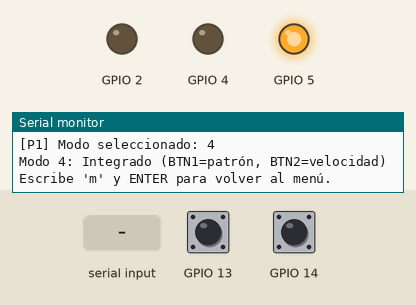
Recording of a program running on a simulated ESP32. Parts: output pins drawn as LEDs (lit = HIGH), the last lines printed to the serial monitor. Dashed ring = blinking. The test bench sets the inputs (shaded band); at power-on: GPIO 13 HIGH, GPIO 14 HIGH.

Above: at 6.2 s.
6.3 s: GPIO 13 pulled LOW for 0.15 s
At 7.9 s:
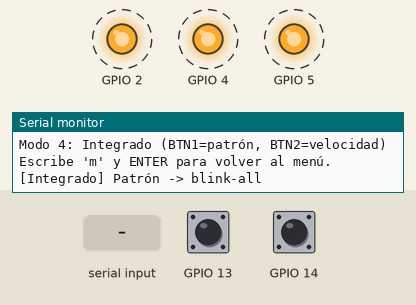
9.4 s: GPIO 14 pulled LOW for 0.15 s
12.4 s: "m90\n" received over Serial
At 12.7 s:
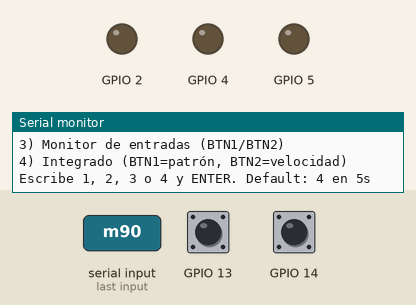
13.9 s: "30,150\n" received over Serial
15.4 s: GPIO 13 pulled LOW for 1 s
At 16.3 s:
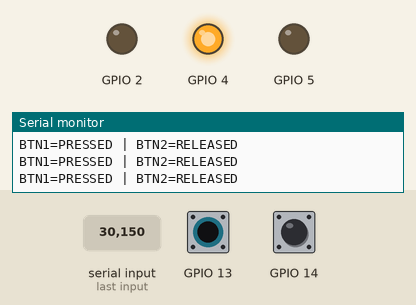
18.0 s: GPIO 14 pulled LOW for 1 s
At 20.4 s:
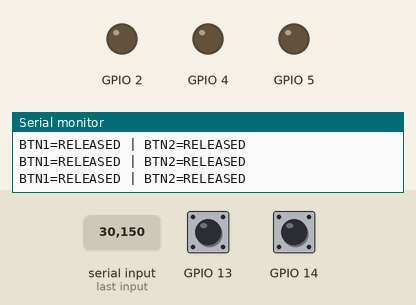
Timing chart, 0 to 21.6 s (numbered marks = the images above; inputs shaded):
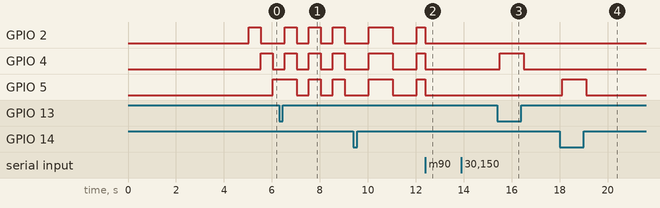

The program:

main.cpp
```cpp
#include <Arduino.h>
#include "board_config.h"
#include "practices/practice.h"
#include "common/utils.h"

#ifndef PRACTICE
#define PRACTICE 1
#endif

void setup() {
  Serial.begin(115200);
  #if defined(ARDUINO_ARCH_RP2040)
  while (!Serial && millis() < 2000) {}
  #endif
  Serial.println();
  Serial.print("SISELA Unified — Practice ");
  Serial.println(STRINGIFY(PRACTICE));
  Serial.print("Platform: ");
  #if defined(ARDUINO_ARCH_ESP32)
    Serial.println("ESP32");
  #elif defined(ARDUINO_ARCH_RP2040)
    Serial.println("RP2040");
  #else
    Serial.println("Unknown");
  #endif

  board::init();
  practices::setup();
}

void loop() {
  practices::loop();
}
```

practice.h
```cpp
#pragma once

namespace practices {
  void setup();
  void loop();
}
```

esc.h
```cpp
#pragma once
#include <Arduino.h>

#ifdef ARDUINO_ARCH_ESP32
#include <ESP32Servo.h>
#endif

// ============================================================================
// esc.h — Control de ESC (Electronic Speed Controller) para motores
// brushless (p. ej. 2212) mediante señal PWM tipo servo: 50 Hz, 1000-2000 us.
//
// Máquina de estados fail-safe: throttle() se niega (-1) si no se armó antes
// con arm(). Ver MicroPython/*/P8/lib/esc.py y docs/dron_2212.md para la
// documentación completa de seguridad (retirar hélices, alimentación LiPo
// dedicada, secuencia de armado, parada de emergencia).
// ============================================================================

class ESC {
#ifdef ARDUINO_ARCH_ESP32
  Servo _servo;
#endif
  int _pin = -1;
  int _minUs = 1000, _maxUs = 2000;
  bool _armed = false;
  float _throttle = 0.0f;

  void pulseUs(int us) {
    if (us < _minUs) us = _minUs;
    if (us > _maxUs) us = _maxUs;
#ifdef ARDUINO_ARCH_ESP32
    _servo.writeMicroseconds(us);
#elif defined(ARDUINO_ARCH_RP2040)
    analogWrite(_pin, us);
#endif
  }

 public:
  void begin(int pin, int minUs = 1000, int maxUs = 2000) {
    _pin = pin; _minUs = minUs; _maxUs = maxUs;
    if (_pin < 0) return;
#ifdef ARDUINO_ARCH_ESP32
    _servo.attach(_pin, minUs, maxUs);
#elif defined(ARDUINO_ARCH_RP2040)
    pinMode(_pin, OUTPUT);
    analogWriteFreq(50);
    analogWriteRange(20000);  // permite escribir directamente en microsegundos
#endif
    pulseUs(minUs);  // señal segura desde el arranque
  }

  // Secuencia de armado: throttle mínimo sostenido holdMs. Ejecutar SIN
  // hélices. BLOQUEA durante holdMs (uso educativo en banco de pruebas).
  void arm(uint32_t holdMs = 2000) {
    if (_pin < 0) return;
    pulseUs(_minUs);
    delay(holdMs);
    _armed = true;
    _throttle = 0.0f;
  }

  bool armed() const { return _armed; }

  // Retorna el throttle aplicado, o -1 si el ESC no está armado.
  float throttle(float percent) {
    if (!_armed) return -1.0f;
    if (percent < 0) percent = 0; if (percent > 100) percent = 100;
    int us = _minUs + (int)((percent / 100.0f) * (_maxUs - _minUs));
    pulseUs(us);
    _throttle = percent;
    return percent;
  }

  float getThrottle() const { return _throttle; }
  float pulseUsNow() const { return _minUs + (_throttle / 100.0f) * (_maxUs - _minUs); }

  void stop() { pulseUs(_minUs); _throttle = 0.0f; }
  void disarm() { stop(); _armed = false; }
};

// Conjunto de 4 ESC (M1..M4) para un cuadricóptero en configuración X.
class QuadESC {
  ESC _esc[4];
 public:
  void begin(const int pins[4], int minUs = 1000, int maxUs = 2000) {
    for (int i = 0; i < 4; i++) _esc[i].begin(pins[i], minUs, maxUs);
  }
  ESC& motor(int i) { return _esc[i]; }
  void armAll(uint32_t holdMs = 2000) { for (int i = 0; i < 4; i++) _esc[i].arm(holdMs); }
  void setAll(const float t[4]) { for (int i = 0; i < 4; i++) _esc[i].throttle(t[i]); }
  void emergencyStop() { for (int i = 0; i < 4; i++) _esc[i].stop(); }
  void disarmAll() { for (int i = 0; i < 4; i++) _esc[i].disarm(); }
  bool anyArmed() { for (int i = 0; i < 4; i++) if (_esc[i].armed()) return true; return false; }
};
```

flight_controls.h
```cpp
#pragma once
#include <Arduino.h>
#include "pins/pins.h"

#ifdef ARDUINO_ARCH_ESP32
#include <ESP32Servo.h>
#elif defined(ARDUINO_ARCH_RP2040)
// RP2040 usa PWM nativo para servos (50 Hz, 1000-2000 µs)
#endif

// Control de servos R/C con PWM de 50 Hz real
// ESP32: usa librería ESP32Servo
// RP2040: usa PWM nativo (analogWriteFreq + analogWrite)
class FlightControls {
#ifdef ARDUINO_ARCH_ESP32
  Servo _servoAil, _servoElev;
#elif defined(ARDUINO_ARCH_RP2040)
  int _ail = -1, _elev = -1;
#endif
  int _ailAngle = 90, _elevAngle = 90;

public:
  void begin(int ail = PIN_SERVO_AILERON, int elev = PIN_SERVO_ELEVATOR) {
#ifdef ARDUINO_ARCH_ESP32
    // ESP32Servo: attach con rango 1000-2000 µs (estándar R/C)
    if (ail >= 0) {
      _servoAil.attach(ail, 1000, 2000);
      _servoAil.write(90); // Centro inicial
    }
    if (elev >= 0) {
      _servoElev.attach(elev, 1000, 2000);
      _servoElev.write(90);
    }
#elif defined(ARDUINO_ARCH_RP2040)
    // RP2040: PWM nativo a 50 Hz con analogWriteFreq
    _ail = ail; _elev = elev;
    if (_ail >= 0) {
      pinMode(_ail, OUTPUT);
      analogWriteFreq(50); // 50 Hz para servos R/C
      analogWriteRange(20000); // Periodo 20 ms = 20000 µs
      setAileron(90); // Centro inicial
    }
    if (_elev >= 0) {
      pinMode(_elev, OUTPUT);
      analogWriteFreq(50);
      analogWriteRange(20000);
      setElevator(90);
    }
#endif
  }

  void setAileron(int angle) {
    _ailAngle = constrain(angle, 0, 180);
#ifdef ARDUINO_ARCH_ESP32
    if (_servoAil.attached()) _servoAil.write(_ailAngle);
#elif defined(ARDUINO_ARCH_RP2040)
    if (_ail >= 0) {
      // Mapear 0-180° a 1000-2000 µs
      int pulseWidth = map(_ailAngle, 0, 180, 1000, 2000);
      analogWrite(_ail, pulseWidth);
    }
#endif
  }

  void setElevator(int angle) {
    _elevAngle = constrain(angle, 0, 180);
#ifdef ARDUINO_ARCH_ESP32
    if (_servoElev.attached()) _servoElev.write(_elevAngle);
#elif defined(ARDUINO_ARCH_RP2040)
    if (_elev >= 0) {
      int pulseWidth = map(_elevAngle, 0, 180, 1000, 2000);
      analogWrite(_elev, pulseWidth);
    }
#endif
  }

  int aileron() const { return _ailAngle; }
  int elevator() const { return _elevAngle; }
};
```

landing_gear.h
```cpp
#pragma once
#include <Arduino.h>
#include "pins/pins.h"

class LandingGear {
public:
  void begin() {
    #if defined(STEPPER_ULN2003)
      if (PIN_STEPPER_IN1 >= 0) pinMode(PIN_STEPPER_IN1, OUTPUT);
      if (PIN_STEPPER_IN2 >= 0) pinMode(PIN_STEPPER_IN2, OUTPUT);
      if (PIN_STEPPER_IN3 >= 0) pinMode(PIN_STEPPER_IN3, OUTPUT);
      if (PIN_STEPPER_IN4 >= 0) pinMode(PIN_STEPPER_IN4, OUTPUT);
    #else
      if (PIN_STEPPER_STEP >= 0) pinMode(PIN_STEPPER_STEP, OUTPUT);
      if (PIN_STEPPER_DIR >= 0) pinMode(PIN_STEPPER_DIR, OUTPUT);
      if (PIN_STEPPER_EN >= 0) { pinMode(PIN_STEPPER_EN, OUTPUT); digitalWrite(PIN_STEPPER_EN, LOW); }
    #endif
    if (PIN_ENDSTOP >= 0) pinMode(PIN_ENDSTOP, INPUT_PULLUP);
  }

  void stepperStep(int steps, bool dirCW = true, unsigned usDelay = 800) {
    #if defined(STEPPER_ULN2003)
      static const uint8_t seq[8][4] = {
        {1,0,0,0},{1,1,0,0},{0,1,0,0},{0,1,1,0},
        {0,0,1,0},{0,0,1,1},{0,0,0,1},{1,0,0,1}
      };
      int idx = 0;
      for (int s=0; s<abs(steps); ++s) {
        const uint8_t* st = seq[idx];
        digitalWrite(PIN_STEPPER_IN1, st[0]);
        digitalWrite(PIN_STEPPER_IN2, st[1]);
        digitalWrite(PIN_STEPPER_IN3, st[2]);
        digitalWrite(PIN_STEPPER_IN4, st[3]);
        delayMicroseconds(usDelay);
        idx += dirCW ? 1 : -1;
        if (idx < 0) idx = 7; else if (idx > 7) idx = 0;
      }
    #else
      if (PIN_STEPPER_DIR >= 0) digitalWrite(PIN_STEPPER_DIR, dirCW ? HIGH : LOW);
      for (int s=0; s<abs(steps); ++s) {
        digitalWrite(PIN_STEPPER_STEP, HIGH);
        delayMicroseconds(usDelay);
        digitalWrite(PIN_STEPPER_STEP, LOW);
        delayMicroseconds(usDelay);
      }
    #endif
  }

  bool endstopActive() const {
    if (PIN_ENDSTOP < 0) return false;
    return digitalRead(PIN_ENDSTOP) == LOW; // activo a GND
  }
};
```

propulsion.h
```cpp
#pragma once
#include <Arduino.h>
#include "pins/pins.h"

// PropulsionSystem — control de potencia por PWM (motor DC / MOSFET / ESC).
//
// API en PORCENTAJE (0–100), no en fracción 0–1. Se usa desde P6 (conmutación
// de potencia) y P8 (propulsión + módulo de dron). `setThrottle()` acepta
// cualquier valor y lo recorta a [0,100] antes de convertirlo a duty de 8
// bits (analogWrite).
class PropulsionSystem {
  int _pin = -1;
  float _throttle = 0.0f;  // último valor aplicado, en %
 public:
  void begin(int pin = PIN_PWM_MOTOR) {
    _pin = pin;
    if (_pin >= 0) {
      pinMode(_pin, OUTPUT);
      analogWrite(_pin, 0);
    }
    _throttle = 0.0f;
  }

  // percent: 0–100. Valores fuera de rango se recortan (no se interpretan
  // como fracción 0–1).
  float setThrottle(float percent) {
    if (_pin < 0) return 0.0f;
    if (percent < 0) percent = 0; if (percent > 100) percent = 100;
    _throttle = percent;
    int duty = (int)((percent / 100.0f) * 255.0f + 0.5f);
    analogWrite(_pin, duty);
    return _throttle;
  }

  float getThrottle() const { return _throttle; }

  void emergencyStop() { setThrottle(0); }

  // Rampa suave bloqueante (uso educativo en banco de pruebas).
  void rampTo(float targetPercent, uint32_t durationMs = 2000, int steps = 20) {
    float start = _throttle;
    if (targetPercent < 0) targetPercent = 0; if (targetPercent > 100) targetPercent = 100;
    uint32_t stepDelay = durationMs / (steps > 0 ? steps : 1);
    float delta = (targetPercent - start) / steps;
    for (int i = 0; i < steps; i++) {
      setThrottle(start + delta * (i + 1));
      delay(stepDelay);
    }
  }
};
```

quad_mixer.h
```cpp
#pragma once

// ============================================================================
// quad_mixer.h — Mezclador de control para cuadricóptero en configuración X.
// Ver MicroPython/*/P8/lib/quad_mixer.py para el diagrama y las ecuaciones.
//
//     M1 = throttle + roll - pitch + yaw   (front-left,  CW)
//     M2 = throttle - roll - pitch - yaw   (front-right, CCW)
//     M3 = throttle + roll + pitch - yaw   (rear-left,   CCW)
//     M4 = throttle - roll + pitch + yaw   (rear-right,  CW)
//
// Lazo abierto (sin IMU ni PID) — capa de actuación de bajo nivel. Ver
// docs/dron_2212.md, "Ruta de extensión a vuelo estabilizado".
// ============================================================================

inline void mixX(float throttle, float roll, float pitch, float yaw,
                 float out[4], float authority = 0.5f) {
  float r = roll * authority, p = pitch * authority, y = yaw * authority;
  float raw[4] = {
    throttle + r - p + y,
    throttle - r - p - y,
    throttle + r + p - y,
    throttle - r + p + y,
  };
  for (int i = 0; i < 4; i++) {
    float v = raw[i];
    out[i] = v < 0.0f ? 0.0f : (v > 100.0f ? 100.0f : v);
  }
}
```

sensors.h
```cpp
#pragma once
#include <Arduino.h>
#include "pins/pins.h"

class FlightSensors {
public:
  void begin() {
    // No special init needed for basic analogRead
  }
  int readRaw(int pin) {
    if (pin < 0) return -1;
    return analogRead(pin);
  }
  float readNorm(int pin) {
    int v = readRaw(pin);
    if (v < 0) return -1.0f;
    #if defined(ARDUINO_ARCH_ESP32)
      return v / 4095.0f;
    #elif defined(ARDUINO_ARCH_RP2040)
      return v / 1023.0f; // Arduino core Pico default 10-bit
    #else
      return v / 1023.0f;
    #endif
  }
  float altitude() { return readNorm(PIN_ADC_ALTITUDE); }
  float speed()    { return readNorm(PIN_ADC_SPEED); }
  float attitude() { return readNorm(PIN_ADC_ATTITUDE); }
  float light()    { return readNorm(PIN_ADC_LIGHT); }
};
```

utils.h
```cpp
#pragma once

#define STR_IMPL(x) #x
#define STRINGIFY(x) STR_IMPL(x)

inline void delay_ms(unsigned long ms) {
  delay(ms);
}
```

p2.cpp
```cpp
#include <Arduino.h>
#include "practices/practice.h"
#include "board_config.h"
#include "common/utils.h"
#include "pins/pins.h"

#if PRACTICE==2
// P2: Sistema de Adquisición Analógica con Codificación ARINC 429
//
// Funcionalidad completa (4 casos integrados):
//   Caso 1: ADC + Media Móvil  -> voltaje + ángulo del potenciómetro
//   Caso 2: Indicador de Flaps -> mapeo a 0-45° con alerta de sobre-extensión
//   Caso 3: ARINC 429 BNR      -> empaquetado 32 bits (Label 270, paridad impar)
//   Caso 4: Falla de Sensor    -> detección fuera de rango, SSM = Failure
//
// Salida CSV:
//   t_ms,raw,avg,voltage_v,angle_deg,flap_deg,ssm,arinc_hex

// ------------ Parámetros ------------
static int adcPin = -1;
static uint32_t lastRead = 0;

static constexpr float VREF = 3.3f;
static constexpr float ANGLE_MAX_DEG = 300.0f;
static constexpr float FLAP_MAX_DEG = 45.0f;
static constexpr float FLAP_ALERT_DEG = 40.0f;
static constexpr uint16_t ARINC_LABEL_OCT = 0270;  // Octal 270 = 0xB8

#ifdef ARDUINO_ARCH_ESP32
  static constexpr int ADC_MAX_VAL = 4095;    // 12 bits
#elif defined(ARDUINO_ARCH_RP2040)
  static constexpr int ADC_MAX_VAL = 1023;    // 10 bits (Arduino framework)
#else
  static constexpr int ADC_MAX_VAL = 4095;
#endif

static constexpr int UMBRAL_MIN = (int)(ADC_MAX_VAL * 0.02f);
static constexpr int UMBRAL_MAX = (int)(ADC_MAX_VAL * 0.98f);

// ------------ Media Móvil ------------
static constexpr int MA_SIZE = 8;
static int maBuf[MA_SIZE] = {0};
static long maSum = 0;
static int maIdx = 0;
static int maCount = 0;

static int maAdd(int x) {
    maSum -= maBuf[maIdx];
    maBuf[maIdx] = x;
    maSum += x;
    maIdx = (maIdx + 1) % MA_SIZE;
    if (maCount < MA_SIZE) maCount++;
    return (int)(maSum / maCount);
}

// ------------ ARINC 429 BNR (Caso 3) ------------
static uint32_t generarArincWord(uint16_t labelOct, int datoAdc, uint8_t ssm) {
    // Label: bits 1-8 (ya en octal como entero)
    uint32_t word = ((uint32_t)ssm << 29) | ((uint32_t)datoAdc << 10) | (uint32_t)labelOct;
    // Paridad impar (bit 32, posición 31)
    int ones = 0;
    uint32_t tmp = word;
    while (tmp) { ones += (tmp & 1); tmp >>= 1; }
    if (ones % 2 == 0) word |= (1UL << 31);
    return word;
}

// ------------ Detección de falla (Caso 4) ------------
static uint8_t detectarFalla(int raw) {
    if (raw < UMBRAL_MIN || raw > UMBRAL_MAX) return 0b00; // Failure Warning
    return 0b11; // Normal Operation
}

namespace practices {
  void setup() {
    Serial.println("[P2] ADC + ARINC 429 - Sistema Integrado");

    adcPin = pins().adc_altitude;
    if (adcPin < 0) {
      Serial.println("ERROR: Pin ADC no definido para P2.");
      return;
    }

    Serial.print("Pin ADC: ");
    Serial.println(adcPin);
    pinMode(adcPin, INPUT);

#ifdef ARDUINO_ARCH_ESP32
    Serial.println("Plataforma: ESP32 (12-bit ADC, 0-4095)");
#elif defined(ARDUINO_ARCH_RP2040)
    Serial.println("Plataforma: RP2040 (10-bit ADC, 0-1023)");
#endif

    Serial.println("t_ms,raw,avg,voltage_v,angle_deg,flap_deg,ssm,arinc_hex");
  }

  void loop() {
    if (adcPin < 0) return;

    if (millis() - lastRead >= 10) {  // 100 Hz
      uint32_t t = millis();
      lastRead = t;

      int raw = analogRead(adcPin);
      int avg = maAdd(raw);
      float voltage = ((float)avg / ADC_MAX_VAL) * VREF;
      float angle = (voltage / VREF) * ANGLE_MAX_DEG;
      float flap = (voltage / VREF) * FLAP_MAX_DEG;

      // Caso 4: detección de falla
      uint8_t ssm = detectarFalla(raw);

      // Caso 3: codificación ARINC 429
      uint32_t arincWord = generarArincWord(ARINC_LABEL_OCT, avg, ssm);

      // Salida CSV
      const char* ssmStr = (ssm == 0b11) ? "OK" : "FAIL";
      char buf[100];
      snprintf(buf, sizeof(buf), "%lu,%d,%d,%.3f,%.1f,%.1f,%s,0x%08lX",
               (unsigned long)t, raw, avg, voltage, angle, flap,
               ssmStr, (unsigned long)arincWord);
      Serial.println(buf);
    }
  }
}
#endif
```

board_config.h
```cpp
#pragma once

#include <stdarg.h>
#include <stdio.h>

// Selección de configuración por plataforma
#ifdef ARDUINO_ARCH_ESP32
  #include "config/esp32.h"
#elif defined(ARDUINO_ARCH_RP2040)
  #include "config/rp2040.h"
#else
  #warning "Plataforma no detectada; usando configuración ESP32 por defecto"
  #include "config/esp32.h"
#endif

// El core Arduino-mbed de RP2040 (`platform = raspberrypi`) no implementa
// Stream::printf / Serial.printf (a diferencia del core ESP32). Se emula con
// vsnprintf + print() para que el mismo código sirva en ambas plataformas.
inline void serialPrintf(Stream &io, const char *fmt, ...) {
  char buf[160];
  va_list args;
  va_start(args, fmt);
  vsnprintf(buf, sizeof(buf), fmt, args);
  va_end(args);
  io.print(buf);
}
```

esp32.h
```cpp
#pragma once
#include <Arduino.h>

namespace board {
  // LED integrado común en ESP32 DevKit V1
  static constexpr int LED_PIN = 2;
  inline void init() {
    pinMode(LED_PIN, OUTPUT);
    digitalWrite(LED_PIN, LOW);
  }
  inline void led_on()  { digitalWrite(LED_PIN, HIGH); }
  inline void led_off() { digitalWrite(LED_PIN, LOW); }
}
```

pins.h
```cpp
#pragma once
#include "pins_types.h"
#include "../board_config.h"

#if PRACTICE < 1 || PRACTICE > 8
  #error "PRACTICE debe estar entre 1 y 8"
#endif

#ifdef ARDUINO_ARCH_ESP32
  #include "pins_esp32.h"
  inline const Pins& pins() { return PINS_TABLE_ESP32[PRACTICE]; }
#elif defined(ARDUINO_ARCH_RP2040)
  #include "pins_rp2040.h"
  inline const Pins& pins() { return PINS_TABLE_RP2040[PRACTICE]; }
#else
  #include "pins_esp32.h"
  inline const Pins& pins() { return PINS_TABLE_ESP32[PRACTICE]; }
#endif

// Macros de conveniencia
#define PIN_ADC_ALTITUDE  (pins().adc_altitude)
#define PIN_ADC_SPEED     (pins().adc_speed)
#define PIN_ADC_ATTITUDE  (pins().adc_attitude)
#define PIN_ADC_LIGHT     (pins().adc_light)
#define PIN_SERVO_AILERON (pins().servo_aileron)
#define PIN_SERVO_ELEVATOR (pins().servo_elevator)
#define PIN_PWM_MOTOR     (pins().pwm_motor)
#define PIN_ENDSTOP       (pins().endstop)

// Selección de driver de stepper
#if defined(STEPPER_ULN2003)
  #define PIN_STEPPER_IN1 (pins().uln2003.in1)
  #define PIN_STEPPER_IN2 (pins().uln2003.in2)
  #define PIN_STEPPER_IN3 (pins().uln2003.in3)
  #define PIN_STEPPER_IN4 (pins().uln2003.in4)
#else
  // Por defecto A4988
  #define PIN_STEPPER_STEP (pins().a4988.step)
  #define PIN_STEPPER_DIR  (pins().a4988.dir)
  #define PIN_STEPPER_EN   (pins().a4988.en)
#endif
```

Source omitted: siglab.h (8847 bytes), p1.cpp (7660 bytes), p3.cpp (10581 bytes), p4.cpp (11402 bytes), p5.cpp (5833 bytes), p6.cpp (4508 bytes), p7.cpp (9074 bytes), p8.cpp (15434 bytes), pins_esp32.h (2719 bytes), pins_types.h (755 bytes)

Measured:
- after the input at 6.3 s, GPIO 2: alternates HIGH for 0.50 s and LOW for 0.50 s, starting after 1.2 s; GPIO 4: alternates HIGH for 0.50 s and LOW for 0.50 s, starting after 0.23 s; GPIO 5: alternates HIGH for 0.50 s and LOW for 0.50 s, starting after 0.73 s
- after the input at 12.4 s, GPIO 2, GPIO 4, GPIO 5: HIGH → LOW after 0.00 s instead of 0.63 s
- after the input at 15.4 s, GPIO 4: LOW → HIGH after 0.11 s, → LOW 1.0 s later
- after the input at 18.0 s, GPIO 5: LOW → HIGH after 0.11 s, → LOW 1.0 s later
